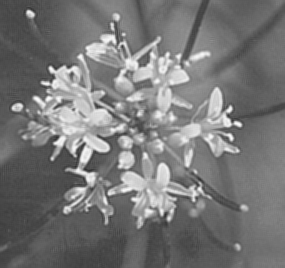
%> input picture color space and slice/flower.pgm, 285 x 268 px
$ octave q2.m   (GNU Octave 9; MATLAB toolbox functions it lacks are replaced by stand-ins)
%> lines starting %> are read from the running program, lines starting %| are printed output that depends on the picture
image = double(imread('flower.pgm'));
%> image: size 268x285 double; min 45, max 253, mean 118.7; mean of the top-left, top-right, bottom-left and bottom-right quarters 126.8, 124.9, 103.1, 120
[M,N]= size(image);
%> M = 268; N = 285
% min1 = min(min(image));
% max1 = max(max(image));
scale = 255/8;
image2 = floor(image/scale)+1;
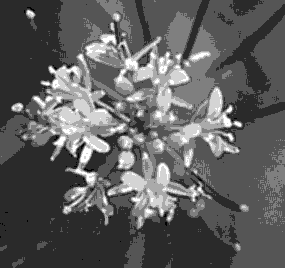
%> image2: size 268x285 double; min 2, max 8, mean 4.22; drawn with min black and max white
% [8 lines of commented-out code are left out]
color = [[255,0,0];[0,0,255];[0,255,0];[255,255,0];[255,165,0];[160,32,240];[128,42,42];[0,0,0]];
rgb_image = zeros([M,N,3]);
rgb_image(:,:,1) = image2;
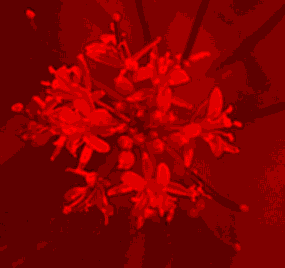
%> rgb_image: size 268x285x3 double; mean R, G, B 4.22, 0, 0; drawn with min black and max white
for i =1:M
    for j = 1:N
        rgb_image(i,j,:) = color(rgb_image(i,j,1),:);
    end
end
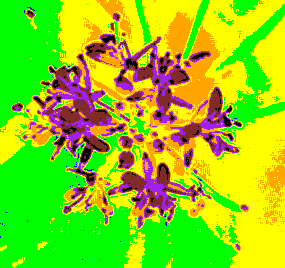
%> rgb_image: size 268x285x3 double; mean R, G, B 142.6, 205.6, 21.4
imshow(uint8(rgb_image))
% [5 lines of commented-out code are left out]
